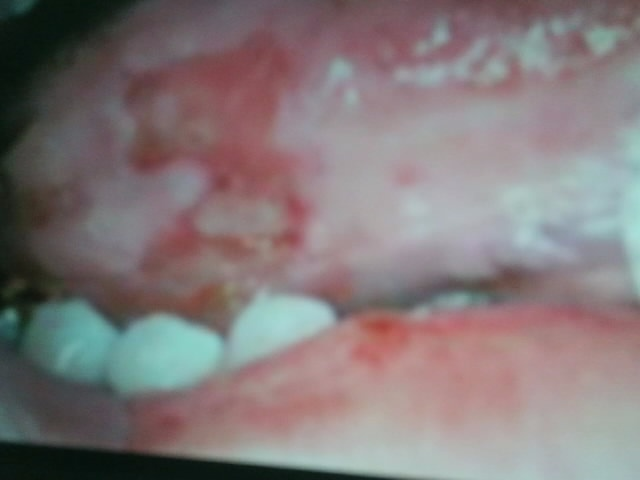
#> input picture captured_image.jpg, 640 x 480 px; its folder holds only this picture in this run
$ python -i feature_extraction.py   (imports and definitions only)   (older library calls are emulated)
#> lines starting #> are read from the running program, lines starting #| are printed output that depends on the picture
import os
import cv2
import numpy as np
import pandas as pd
from skimage.feature import graycomatrix, graycoprops
from skimage.feature import local_binary_pattern

def glcm_features(gray):
    glcm = graycomatrix(gray, distances=[1], angles=[0], levels=256, symmetric=True, normed=True)
    features = {
        'GLCM_Energy': graycoprops(glcm, 'energy')[0, 0],
        'GLCM_Homogeneity': graycoprops(glcm, 'homogeneity')[0, 0],
        'GLCM_Contrast': graycoprops(glcm, 'contrast')[0, 0],
        'GLCM_Correlation': graycoprops(glcm, 'correlation')[0, 0],
    }
    return features

def color_stats(image):
    features = {}
    color_spaces = {'RGB': image, 'HSV': cv2.cvtColor(image, cv2.COLOR_BGR2HSV), 'YCbCr': cv2.cvtColor(image, cv2.COLOR_BGR2YCrCb)}
    for space, img in color_spaces.items():
        chans = cv2.split(img)
        for i, c in enumerate(['1', '2', '3']):
            features[f'{space}_mean_{c}'] = np.mean(chans[i])
            features[f'{space}_std_{c}'] = np.std(chans[i])
    return features

def extract_features(img_path):
#> called with img_path = 'captured_image.jpg'
    image = cv2.imread(img_path)
#> image is the input picture: shape (480, 640, 3); mean B, G, R 121.7, 120.9, 130.5
    if image is None:
        print("Cannot read:", img_path)
        return None

    gray = cv2.cvtColor(image, cv2.COLOR_BGR2GRAY)
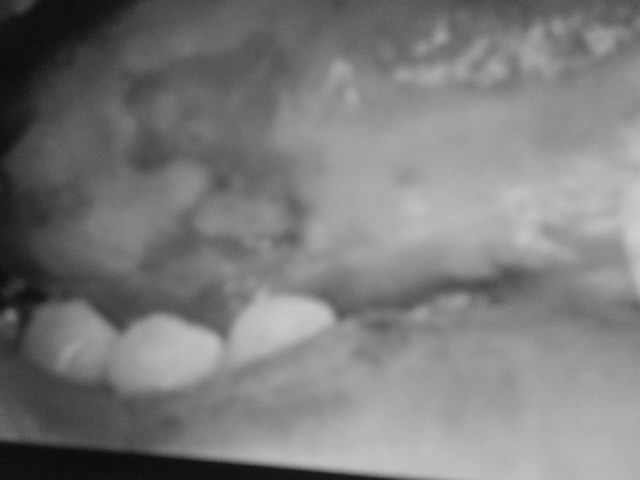
#> gray: shape (480, 640); min 12, max 206, mean 123.8
    features = {}

    filename = os.path.basename(img_path)
    features['label'] = 'malignant' if filename.startswith('M') else 'benign'
    features['filename'] = filename

    features.update(glcm_features(gray))
#> in glcm_features, `features = { 'GLCM_Energy': graycoprops(glcm, 'energy')[0, 0], 'GLCM_H..`: features = {'GLCM_Energy': 0.0511, 'GLCM_Homogeneity': 0.699, 'GLCM_Contrast': 1.49, 'GLCM_Correlation': 1}
    features.update(color_stats(image))
#> the loop in color_stats, `for space, img in color_spaces.items():` made 3 passes
#> space on passes 1 to 3: 'RGB', 'HSV', 'YCbCr'
#> after the loop in color_stats, `for space, img in color_spaces.items():`: features = 18 items

    return features

seg_dir = 'data/segmented_lesions/'
output_csv = 'features.csv'

data = []
# [6 lines not run here, left out]

df = pd.DataFrame(data)
# [2 lines not run here, left out]

>>> result = extract_features('captured_image.jpg')
#> result = 24 items

$ run again, on captured_1753381926.jpg
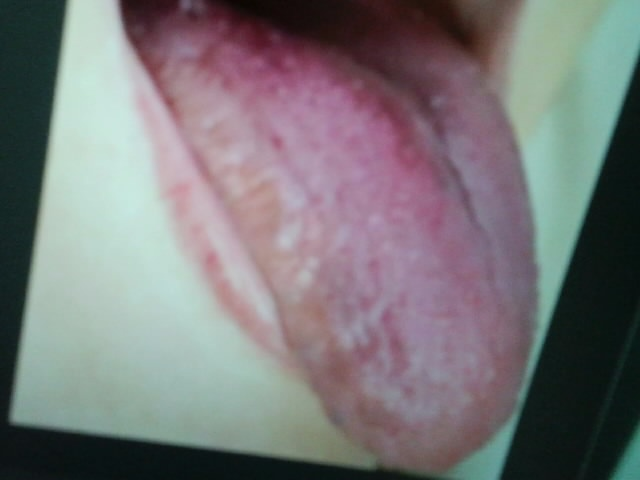
#> input picture captured_1753381926.jpg, 640 x 480 px
#> in extract_features, image is the input picture: shape (480, 640, 3); mean B, G, R 120.9, 119, 121
#> in extract_features, `gray = cv2.cvtColor(image, cv2.COLOR_BGR2GRAY)`:
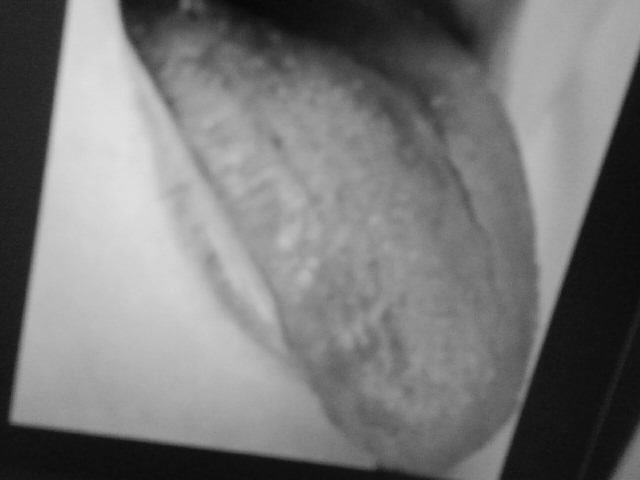
#> gray: shape (480, 640); min 7, max 223, mean 119.8
#> in glcm_features, `features = { 'GLCM_Energy': graycoprops(glcm, 'energy')[0, 0], 'GLCM_H..`: features = {'GLCM_Energy': 0.0505, 'GLCM_Homogeneity': 0.646, 'GLCM_Contrast': 8.9, 'GLCM_Correlation': 0.999}
#> the loop in color_stats, `for space, img in color_spaces.items():` made 3 passes
#> space on passes 1 to 3: 'RGB', 'HSV', 'YCbCr'
#> after the loop in color_stats, `for space, img in color_spaces.items():`: features = 18 items
#> result = 24 items

$ run again, on captured_1753382098.jpg
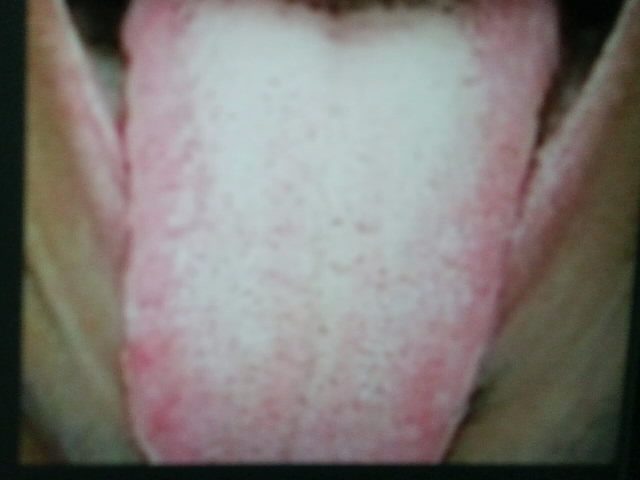
#> input picture captured_1753382098.jpg, 640 x 480 px
#> in extract_features, image is the input picture: shape (480, 640, 3); mean B, G, R 119.4, 123.2, 128.2
#> in extract_features, `gray = cv2.cvtColor(image, cv2.COLOR_BGR2GRAY)`:
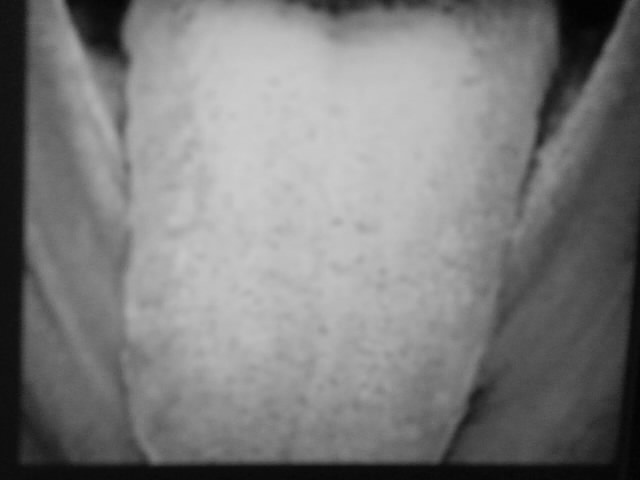
#> gray: shape (480, 640); min 3, max 204, mean 124.3
#> in glcm_features, `features = { 'GLCM_Energy': graycoprops(glcm, 'energy')[0, 0], 'GLCM_H..`: features = {'GLCM_Energy': 0.0455, 'GLCM_Homogeneity': 0.627, 'GLCM_Contrast': 3.93, 'GLCM_Correlation': 0.999}
#> the loop in color_stats, `for space, img in color_spaces.items():` made 3 passes
#> space on passes 1 to 3: 'RGB', 'HSV', 'YCbCr'
#> after the loop in color_stats, `for space, img in color_spaces.items():`: features = 18 items
#> result = 24 items
